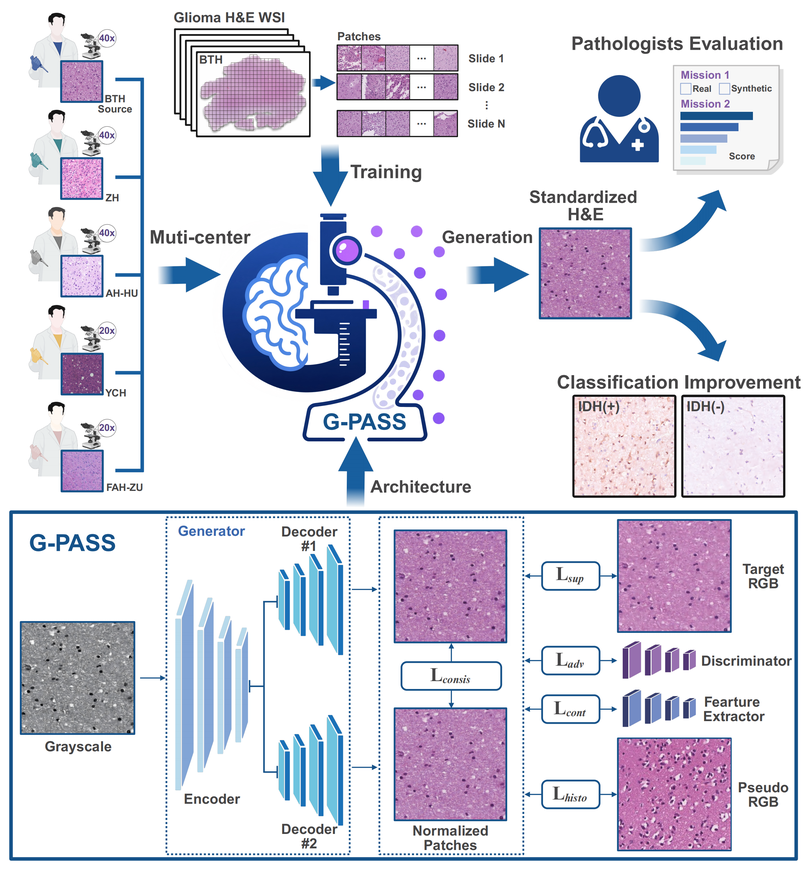
#> input picture GPASS.png, 811 x 870 px, shrunk from 2472 x 2653 before the run
$ python -i reinhard.py   (imports and definitions only)
#> lines starting #> are read from the running program, lines starting #| are printed output that depends on the picture
### utils/stain_utils.py
import numpy as np
import cv2 as cv
# import spams
import matplotlib.pyplot as plt


##########################################

# [94 lines left out: functions read_image, show_colors, show, build_stack, patch_grid, not called in this run]


######################################

def standardize_brightness(I):
    """

    :param I:
    :return:
    """
    p = np.percentile(I, 90)
#> p = 255
    return np.clip(I * 255.0 / p, 0, 255).astype(np.uint8)


# [74 lines left out: functions remove_zeros, RGB_to_OD, OD_to_RGB, normalize_rows, notwhite_mask, sign and 1 more, not called in this run]

### stain_norm/reinhard.py
import cv2
import numpy as np
from utils import  stain_utils as ut

def lab_split(I):
    """
    Convert from RGB uint8 to LAB and split into channels
    :param I: uint8
    :return:
    """
    I = cv2.cvtColor(I, cv2.COLOR_RGB2LAB)
#> I: shape (870, 811, 3); mean of channels 0, 1, 2 221.5, 131.9, 122.4
    I = I.astype(np.float32)
#> I: shape (870, 811, 3) float32; mean of channels 0, 1, 2 222.1, 131.9, 122.4
    I1, I2, I3 = cv2.split(I)
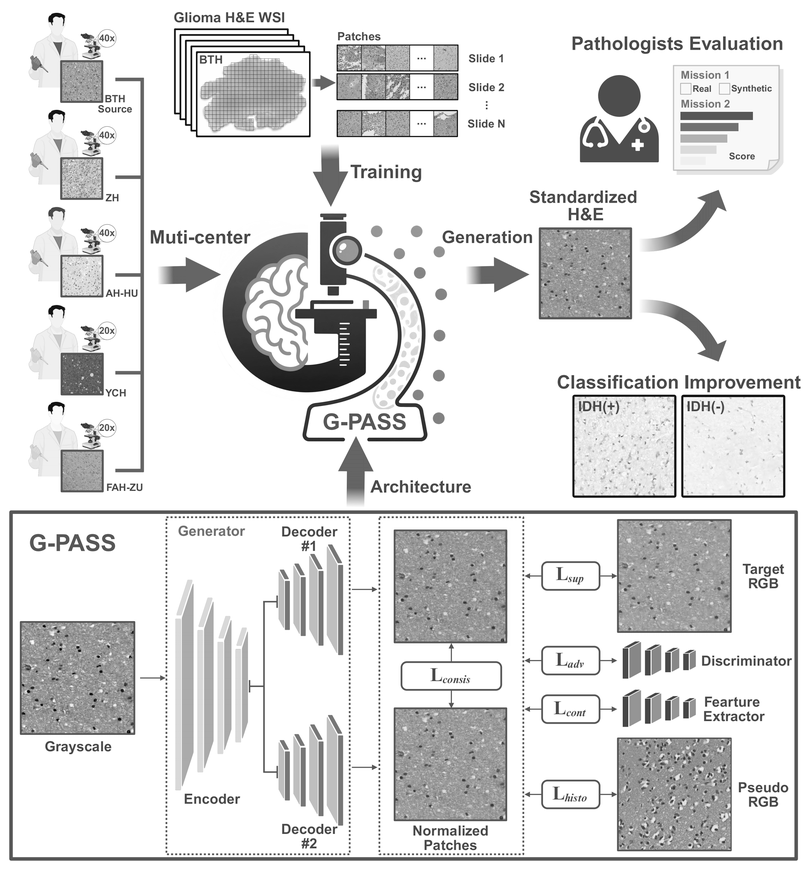
#> I1: shape (870, 811) float32; min 0, max 255, mean 221.5
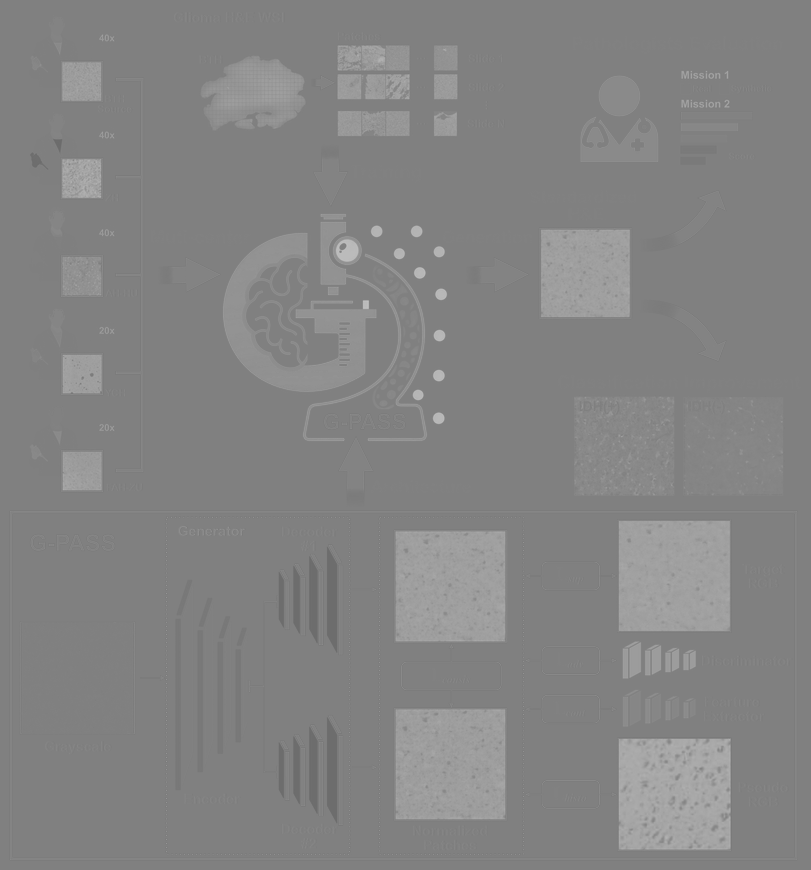
#> I2: shape (870, 811) float32; min 107, max 193, mean 131.9
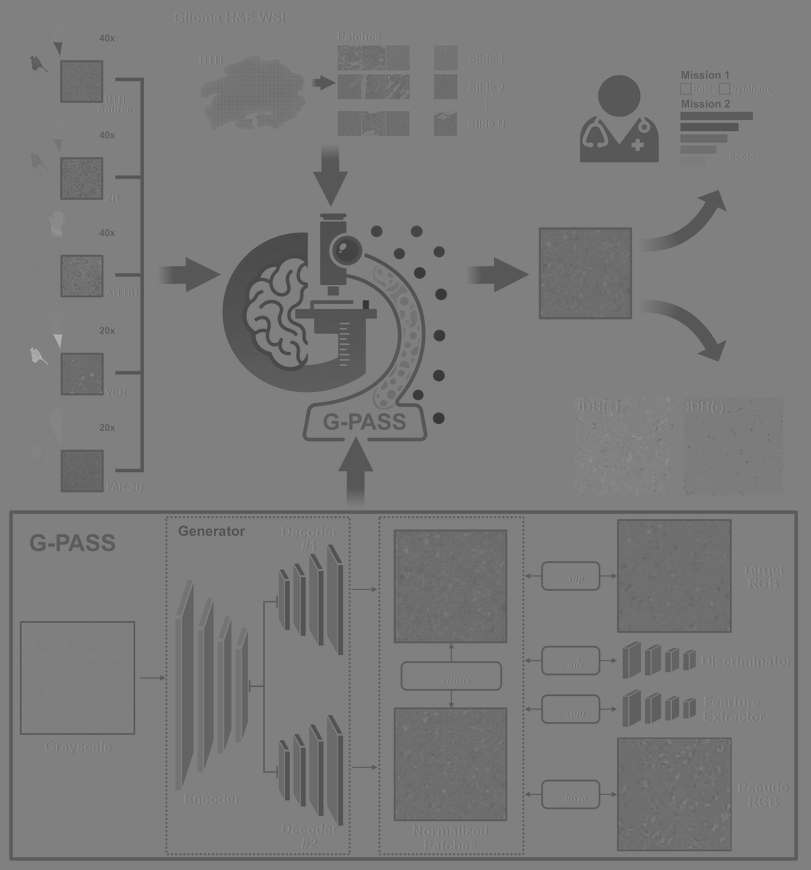
#> I3: shape (870, 811) float32; min 50, max 183, mean 122.4
    I1 /= 2.55
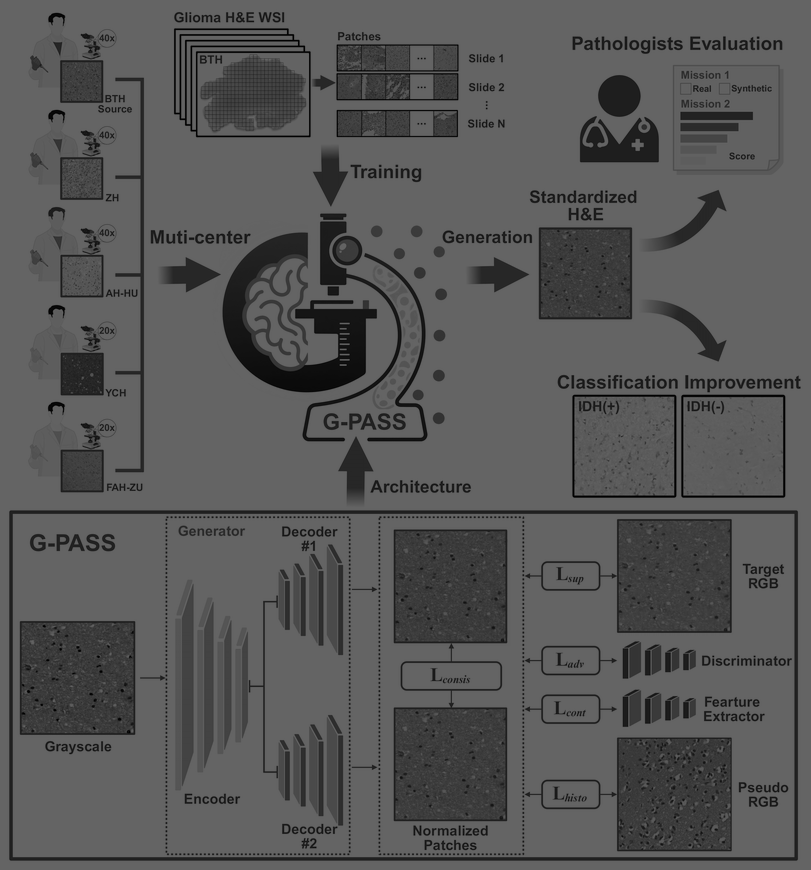
#> I1: shape (870, 811) float32; min 0, max 100, mean 86.9
    I2 -= 128.0
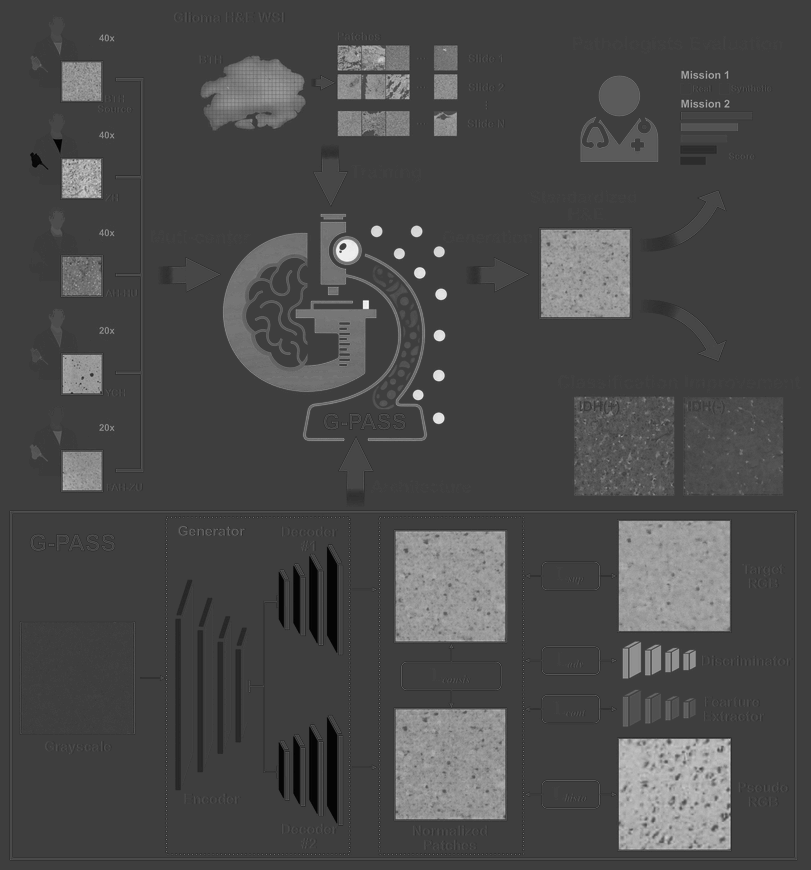
#> I2: shape (870, 811) float32; min -21, max 65, mean 3.9; drawn with min black and max white
    I3 -= 128.0
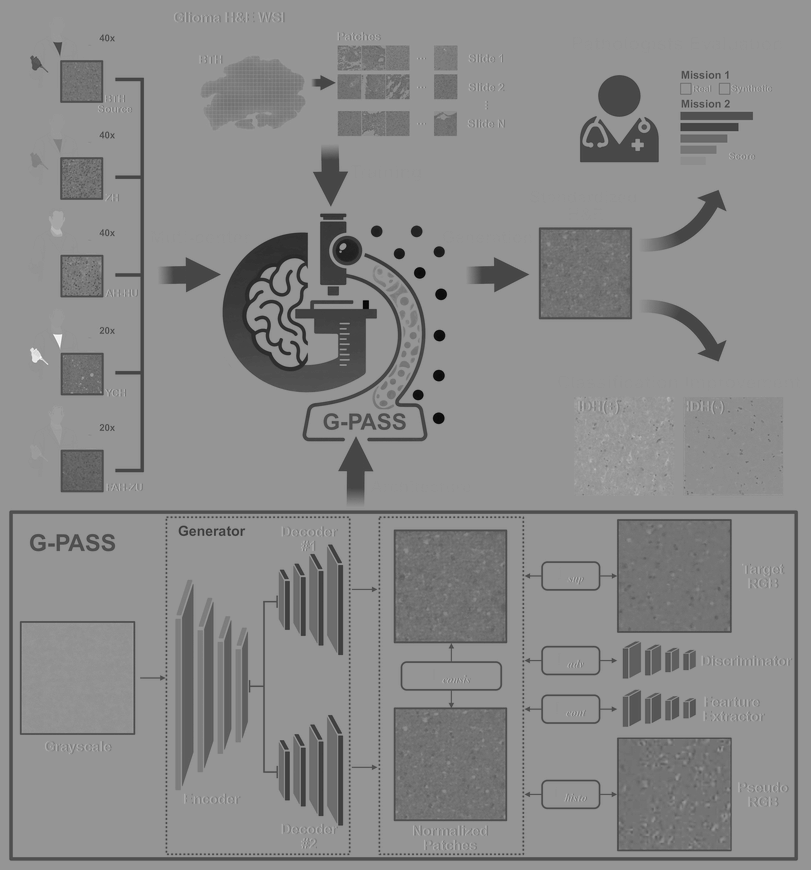
#> I3: shape (870, 811) float32; min -78, max 55, mean -5.6; drawn with min black and max white
    return I1, I2, I3


def merge_back(I1, I2, I3):
    """
    Take seperate LAB channels and merge back to give RGB uint8
    :param I1:
    :param I2:
    :param I3:
    :return:
    """
    I1 *= 2.55
    I2 += 128.0
    I3 += 128.0
    I = np.clip(cv2.merge((I1, I2, I3)), 0, 255).astype(np.uint8)
    return cv2.cvtColor(I, cv2.COLOR_LAB2RGB)


def get_mean_std(I):
    """
    Get mean and standard deviation of each channel
    :param I: uint8
    :return:
    """
    I1, I2, I3 = lab_split(I)
    m1, sd1 = cv2.meanStdDev(I1)
#> m1 = [86.85]; sd1 = [22.47]
    m2, sd2 = cv2.meanStdDev(I2)
#> m2 = [3.88]; sd2 = [10.12]
    m3, sd3 = cv2.meanStdDev(I3)
#> m3 = [-5.64]; sd3 = [11.78]
    means = m1, m2, m3
#> means = ([86.85], [3.88], [-5.64])
    stds = sd1, sd2, sd3
#> stds = ([22.47], [10.12], [11.78])
    return means, stds


### Main class ###

class normalizer(object):
    """
    A stain normalization object
    """

    def __init__(self):
        self.target_means = None
        self.target_stds = None

    def fit(self, target):
        target = ut.standardize_brightness(target)
        means, stds = get_mean_std(target)
        self.target_means = means
        self.target_stds = stds

    def transform(self, I):
        I = ut.standardize_brightness(I)
        I1, I2, I3 = lab_split(I)
        means, stds = get_mean_std(I)
#> means = ([86.85], [3.88], [-5.64]); stds = ([22.47], [10.12], [11.78])
#> (the run stopped early here; a loop or call above may not have finished)
